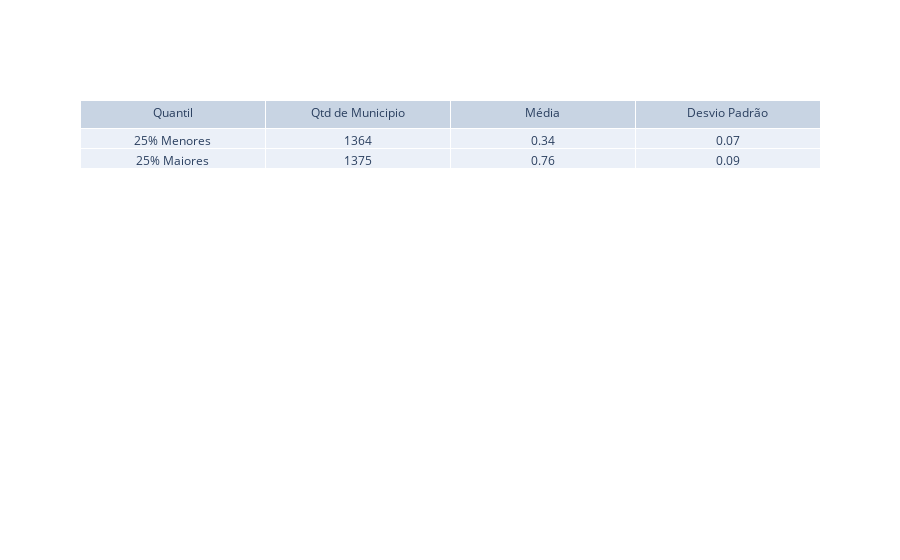

Notebook code for this chart:
### Code cell
df_result = pd.DataFrame({'Quantil': ['25% Menores', '25% Maiores'], 
              'Qtd de Municipio': [df_indicador_b_quantile_25['municipio'].unique().size, df_indicador_b_quantile_75['municipio'].unique().size],
              'Média': [df_indicador_b_quantile_25['PP_ATENDIMENTO_IND'].mean().round(2), df_indicador_b_quantile_75['PP_ATENDIMENTO_IND'].mean().round(2)],
              'Desvio Padrão': [df_indicador_b_quantile_25['PP_ATENDIMENTO_IND'].std().round(2), df_indicador_b_quantile_75['PP_ATENDIMENTO_IND'].std().round(2)]
              })

fig = go.Figure(
            data=[
                go.Table(
                    header=dict(values=list(df_result.columns)),
                    cells=dict(values=df_result.values.transpose()),
                )
            ]
        )

fig.update_layout(xaxis_type="category")

fig.show()

### Figure 1 — Plotly figure (JSON) as saved in the notebook; plotly's stock layout.template omitted (floating-point values rounded to 4 significant figures)
{"data": [{"cells": {"values": [["25% Menores", "25% Maiores"], [1364, 1375], [0.34, 0.76], [0.07, 0.09]]}, "header": {"values": ["Quantil", "Qtd de Municipio", "Média", "Desvio Padrão"]}, "type": "table"}], "layout": {"xaxis": {"type": "category"}}}
